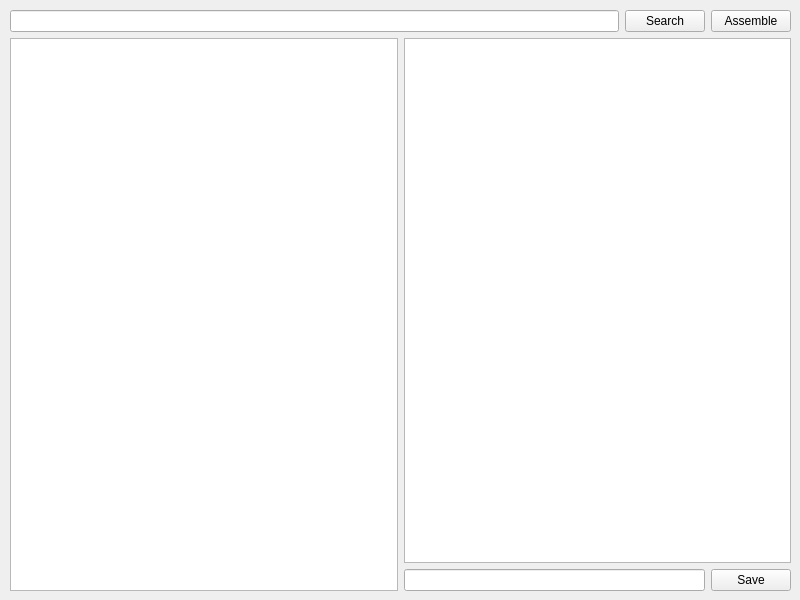
<?xml version="1.0" encoding="UTF-8"?>
<ui version="4.0">
 <class>qtSCC</class>
 <widget class="QWidget" name="qtSCC">
  <property name="geometry">
   <rect>
    <x>0</x>
    <y>0</y>
    <width>800</width>
    <height>600</height>
   </rect>
  </property>
  <property name="windowTitle">
   <string>qtSCC</string>
  </property>
  <widget class="QWidget" name="verticalLayoutWidget">
   <property name="geometry">
    <rect>
     <x>10</x>
     <y>10</y>
     <width>781</width>
     <height>581</height>
    </rect>
   </property>
   <layout class="QVBoxLayout" name="verticalLayout">
    <item>
     <layout class="QHBoxLayout" name="horizontalLayout_2">
      <item>
       <widget class="QLineEdit" name="inputEdit">
        <property name="readOnly">
         <bool>false</bool>
        </property>
       </widget>
      </item>
      <item>
       <widget class="QPushButton" name="SeachButton">
        <property name="text">
         <string>Search</string>
        </property>
       </widget>
      </item>
      <item>
       <widget class="QPushButton" name="assembleButton">
        <property name="text">
         <string>Assemble</string>
        </property>
       </widget>
      </item>
     </layout>
    </item>
    <item>
     <layout class="QHBoxLayout" name="horizontalLayout">
      <item>
       <widget class="QListWidget" name="fileList"/>
      </item>
      <item>
       <layout class="QVBoxLayout" name="verticalLayout_2">
        <item>
         <widget class="QTextEdit" name="textEdit">
          <property name="readOnly">
           <bool>true</bool>
          </property>
         </widget>
        </item>
        <item>
         <layout class="QHBoxLayout" name="horizontalLayout_3">
          <item>
           <widget class="QLineEdit" name="lineEdit"/>
          </item>
          <item>
           <widget class="QPushButton" name="pushButton">
            <property name="text">
             <string>Save</string>
            </property>
           </widget>
          </item>
         </layout>
        </item>
       </layout>
      </item>
     </layout>
    </item>
   </layout>
  </widget>
 </widget>
 <resources/>
 <connections/>
</ui>
